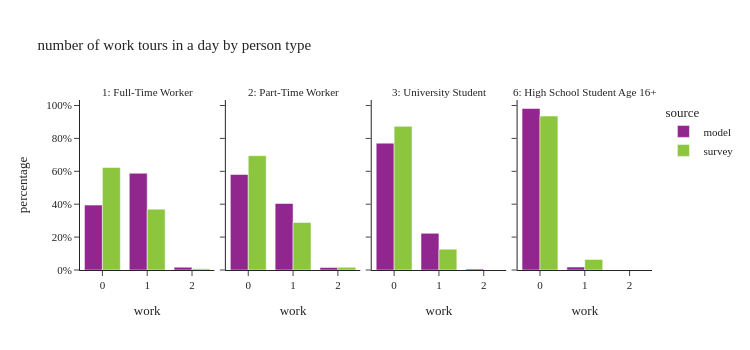

The notebook cell saved with this chart:
### Code cell
plot_work_tour_ptype(per_data[per_data['ptype'].isin(worker_ptype)],"number of work tours in a day by person type")

### Figure 1 — Plotly figure (JSON) as saved in the notebook; plotly's stock layout.template omitted (floating-point values rounded to 4 significant figures)
{"data": [{"alignmentgroup": "True", "customdata": [[723449], [1078311], [31402]], "hovertemplate": "source=model<br>ptype_label=1: Full-Time Worker<br>work=%{x}<br>percentage=%{y}<br>sample_size=%{customdata[0]}<extra></extra>", "legendgroup": "model", "marker": {"color": "#91268F", "pattern": {"shape": ""}}, "name": "model", "offsetgroup": "model", "orientation": "v", "showlegend": true, "textposition": "auto", "type": "bar", "x": [0.0, 1.0, 2.0], "xaxis": "x", "y": [0.3946, 0.5882, 0.01713], "yaxis": "y"}, {"alignmentgroup": "True", "customdata": [[202626], [141056], [5286]], "hovertemplate": "source=model<br>ptype_label=2: Part-Time Worker<br>work=%{x}<br>percentage=%{y}<br>sample_size=%{customdata[0]}<extra></extra>", "legendgroup": "model", "marker": {"color": "#91268F", "pattern": {"shape": ""}}, "name": "model", "offsetgroup": "model", "orientation": "v", "showlegend": false, "textposition": "auto", "type": "bar", "x": [0.0, 1.0, 2.0], "xaxis": "x2", "y": [0.5806, 0.4042, 0.01515], "yaxis": "y2"}, {"alignmentgroup": "True", "customdata": [[125250], [36193], [945]], "hovertemplate": "source=model<br>ptype_label=3: University Student<br>work=%{x}<br>percentage=%{y}<br>sample_size=%{customdata[0]}<extra></extra>", "legendgroup": "model", "marker": {"color": "#91268F", "pattern": {"shape": ""}}, "name": "model", "offsetgroup": "model", "orientation": "v", "showlegend": false, "textposition": "auto", "type": "bar", "x": [0.0, 1.0, 2.0], "xaxis": "x3", "y": [0.7713, 0.2229, 0.005819], "yaxis": "y3"}, {"alignmentgroup": "True", "customdata": [[125243], [2320]], "hovertemplate": "source=model<br>ptype_label=6: High School Student Age 16+<br>work=%{x}<br>percentage=%{y}<br>sample_size=%{customdata[0]}<extra></extra>", "legendgroup": "model", "marker": {"color": "#91268F", "pattern": {"shape": ""}}, "name": "model", "offsetgroup": "model", "orientation": "v", "showlegend": false, "textposition": "auto", "type": "bar", "x": [0.0, 1.0], "xaxis": "x4", "y": [0.9818, 0.01819], "yaxis": "y4"}, {"alignmentgroup": "True", "customdata": [[1870], [919], [9]], "hovertemplate": "source=survey<br>ptype_label=1: Full-Time Worker<br>work=%{x}<br>percentage=%{y}<br>sample_size=%{customdata[0]}<extra></extra>", "legendgroup": "survey", "marker": {"color": "#8CC63E", "pattern": {"shape": ""}}, "name": "survey", "offsetgroup": "survey", "orientation": "v", "showlegend": true, "textposition": "auto", "type": "bar", "x": [0.0, 1.0, 2.0], "xaxis": "x", "y": [0.6231, 0.3699, 0.006973], "yaxis": "y"}, {"alignmentgroup": "True", "customdata": [[509], [165], [4]], "hovertemplate": "source=survey<br>ptype_label=2: Part-Time Worker<br>work=%{x}<br>percentage=%{y}<br>sample_size=%{customdata[0]}<extra></extra>", "legendgroup": "survey", "marker": {"color": "#8CC63E", "pattern": {"shape": ""}}, "name": "survey", "offsetgroup": "survey", "orientation": "v", "showlegend": false, "textposition": "auto", "type": "bar", "x": [0.0, 1.0, 2.0], "xaxis": "x2", "y": [0.6948, 0.2889, 0.01627], "yaxis": "y2"}, {"alignmentgroup": "True", "customdata": [[214], [31]], "hovertemplate": "source=survey<br>ptype_label=3: University Student<br>work=%{x}<br>percentage=%{y}<br>sample_size=%{customdata[0]}<extra></extra>", "legendgroup": "survey", "marker": {"color": "#8CC63E", "pattern": {"shape": ""}}, "name": "survey", "offsetgroup": "survey", "orientation": "v", "showlegend": false, "textposition": "auto", "type": "bar", "x": [0.0, 1.0], "xaxis": "x3", "y": [0.8733, 0.1267], "yaxis": "y3"}, {"alignmentgroup": "True", "customdata": [[82], [3]], "hovertemplate": "source=survey<br>ptype_label=6: High School Student Age 16+<br>work=%{x}<br>percentage=%{y}<br>sample_size=%{customdata[0]}<extra></extra>", "legendgroup": "survey", "marker": {"color": "#8CC63E", "pattern": {"shape": ""}}, "name": "survey", "offsetgroup": "survey", "orientation": "v", "showlegend": false, "textposition": "auto", "type": "bar", "x": [0.0, 1.0], "xaxis": "x4", "y": [0.9359, 0.06407], "yaxis": "y4"}], "layout": {"annotations": [{"font": {}, "showarrow": false, "text": "1: Full-Time Worker", "x": 0.1175, "xanchor": "center", "xref": "paper", "y": 1.0, "yanchor": "bottom", "yref": "paper"}, {"font": {}, "showarrow": false, "text": "2: Part-Time Worker", "x": 0.3725, "xanchor": "center", "xref": "paper", "y": 1.0, "yanchor": "bottom", "yref": "paper"}, {"font": {}, "showarrow": false, "text": "3: University Student", "x": 0.6275, "xanchor": "center", "xref": "paper", "y": 1.0, "yanchor": "bottom", "yref": "paper"}, {"font": {}, "showarrow": false, "text": "6: High School Student Age 16+", "x": 0.8825, "xanchor": "center", "xref": "paper", "y": 1.0, "yanchor": "bottom", "yref": "paper"}], "barmode": "group", "height": 350, "legend": {"title": {"text": "source"}, "tracegroupgap": 0}, "title": {"text": "number of work tours in a day by person type"}, "width": 750, "xaxis": {"anchor": "y", "domain": [0.0, 0.235], "title": {"text": "work"}}, "xaxis2": {"anchor": "y2", "domain": [0.255, 0.49], "matches": "x", "title": {"text": "work"}}, "xaxis3": {"anchor": "y3", "domain": [0.51, 0.745], "matches": "x", "title": {"text": "work"}}, "xaxis4": {"anchor": "y4", "domain": [0.765, 1.0], "matches": "x", "title": {"text": "work"}}, "yaxis": {"anchor": "x", "domain": [0.0, 1.0], "tickformat": ".0%", "title": {"text": "percentage"}}, "yaxis2": {"anchor": "x2", "domain": [0.0, 1.0], "matches": "y", "showticklabels": false, "tickformat": ".0%"}, "yaxis3": {"anchor": "x3", "domain": [0.0, 1.0], "matches": "y", "showticklabels": false}, "yaxis4": {"anchor": "x4", "domain": [0.0, 1.0], "matches": "y", "showticklabels": false}}}
